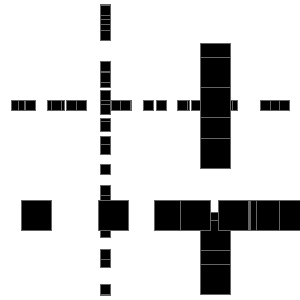
Frame 1 (no input)
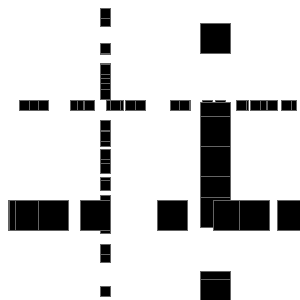
Frame 60 (the mouse pressed at the canvas centre just before this capture)
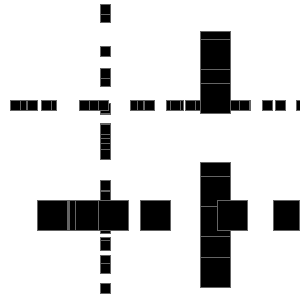
Frame 120 (the mouse held since frame 60 and released just before this capture)

The Processing sketch that drew these frames (run headless with seeded random() and noise(); from frame 60 on, the mouse is pressed at the canvas centre):

// Processing sketch: processing_39776
// ── processing_39776.pde

//Array assignment
//Tommy Coggin

//sets the number of boxes in 1st veritcal bar
int num=30;
float[] y1=new float [num];


//sets number of boxes in 2nd vertical bar
int num2=10;
float[] y2=new float [num2];

//sets number of boxes in 1st horizontal bar
int num3=30;
float[] x1=new float [num3];

//sets number of boxes in 2nd horizontal bar
int num4=10;
float[] x2=new float [num4];

void setup() {
  size(300,300);
  background(255);
  
  //seeding the array
  for (int a=0; a<y1.length; a++){
    y1[a] = random(height);
  }
  
  for (int b=0; b<y2.length; b++){
    y2[b]= random(height);
  }
  
  for (int c=0; c<x1.length; c++){
    x1[c]=random(width);
  }
  
  for (int d=0; d<x2.length; d++){
    x2[d]= random(width);
  }
}

void draw(){
  background(255);
  stroke(100);
  fill(0);
  
  //sets the properties for left vertical
  for (int a=0; a<y1.length; a++){
    rect(100, y1[a], 10, 10);
    y1[a]= y1[a]+1;
    if (y1[a]>height) y1[a]=0;
  }
  
   //sets properties of top horizontal
  for (int c=0; c<x1.length; c++){
    rect(x1[c], 100, 10, 10);
    x1[c]= x1[c]+1;
    if (x1[c]>width) x1[c]=0;
  }
  
  //sets properties for right vertical
  for (int b=0; b<y2.length; b++){
    rect(200, y2[b], 30, 30);
    y2[b]= y2[b]+1;
    if (y2[b]>height) y2[b]=0;
  }
  
  //sets properties of bottom horizontal 
  
  for (int d=0; d<x2.length; d++){
   rect(x2[d], 200, 30, 30);
   x2[d]= x2[d]+1;
   if (x2[d]>width) x2[d]=0;
  }
}
